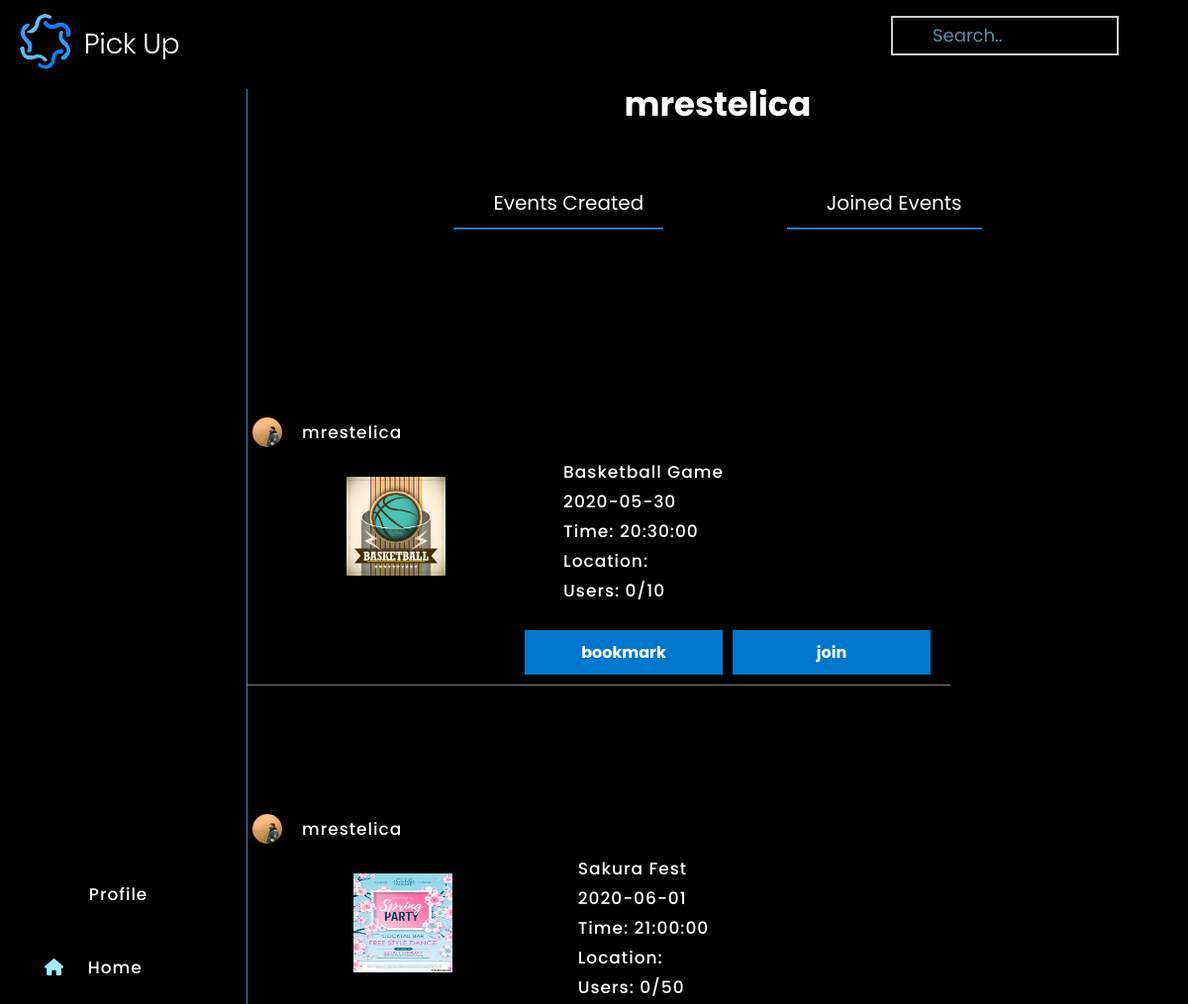
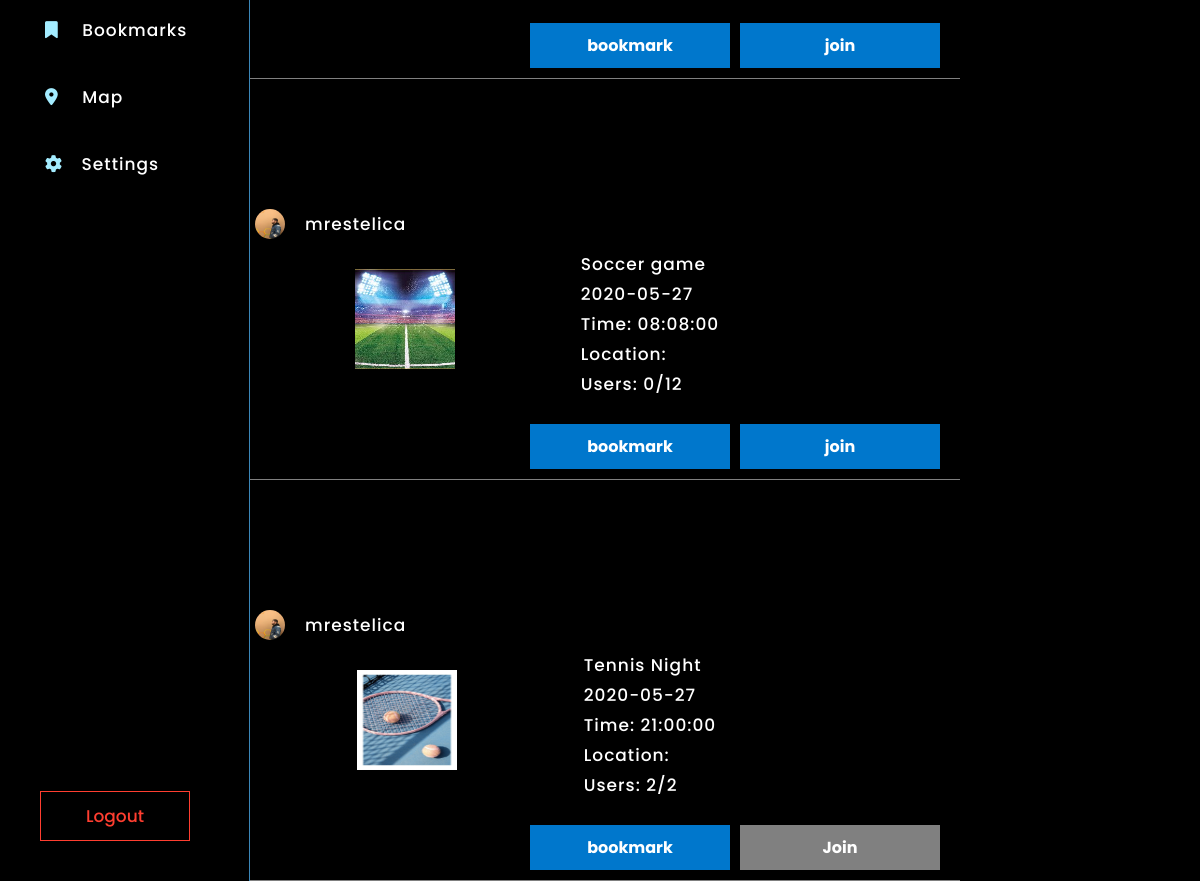
Page /profile.php?user=mrestelica on the committed database (2 pictures, top to bottom).
### tables this page shows
CREATE TABLE `events` (
  `event_id` varchar(13) NOT NULL,
  `date_of_event` date NOT NULL,
  `time_of_event` time NOT NULL,
  `subject` varchar(30) DEFAULT NULL,
  `max_users` int(11) DEFAULT NULL,
  `duration_of_event` time DEFAULT NULL,
  `date_of_posting` timestamp NOT NULL DEFAULT CURRENT_TIMESTAMP ON UPDATE CURRENT_TIMESTAMP,
  `lat` float DEFAULT NULL,
  `lng` float DEFAULT NULL,
  `description` longtext NOT NULL,
  `creator` varchar(30) NOT NULL
);

### database.php (called while the page is built, shortened)
    <?php
	function db_connect(){
    $servername = "localhost";
    $username = "learta";
    $password = "123";
	$dbname = "cwtest1";
	$conn = mysqli_connect($servername, $username,$password,$dbname);
		return $conn;
	}
?>

### query_auth.php (called while the page is built, shortened)
<?php
function get_email($username)
{
    $conn = db_connect();
    $sql = "SELECT email FROM user WHERE username='" . $username . "'";
    $result = $conn->query($sql);
    if ($result->num_rows > 0) {
        while ($row = $result->fetch_assoc()) {
            $email = $row["email"];
            return $email;
        }
    }
}
function getEventUsers($event_id){
    $conn = db_connect();
    $sql = "SELECT user_id from isin where event_id = '$event_id' ";
    $result = $conn->query($sql);
    $users = [];
    if ($result->num_rows > 0) {
        for ($x = 0; $x < $result->num_rows; $x++) {
            $row = $result->fetch_assoc();
            $user_id = $row["user_id"];
            array_push($users,$user_id);
        }
    }
    return $users;
}
function getCreatorEvents($username)
{
    $conn = db_connect();
    $sql = "SELECT * from events where events.creator = '$username';";
    $result = $conn->query($sql);
    return makeEvent($result);
}
function makeEvent($result){
    if ($result->num_rows > 0) {
        $events = array();
        for ($x = 0; $x < $result->num_rows; $x++) {
            $row = $result->fetch_assoc();
            $event_id = $row["event_id"];
            $date = $row["date_of_event"];
            $time = $row["time_of_event"];
            $title = $row["subject"];
            $lat = $row["lat"];
            $lng = $row["lng"];
            $description = $row["description"];
            $creator = $row["creator"];
            $max_users = $row["max_users"];
            $event = new Event($event_id, $date, $time, $title, $lat,$lng,$description, $creator,$max_users);
            array_push($events, $event);
        }
        return $events;
    }
}
class Event
{
    public $event_id, $date, $time, $title, $lat, $lng, $description, $creator, $max_users;
    function __construct($event_id, $date, $time, $title, $lat, $lng, $description,$creator, $max_users)
    {
        $this->event_id = $event_id;
        $this->date = $date;
        $this->time = $time;
        $this->title = $title;
        $this->creator = $creator;
        $this->max_users = $max_users;
    }
    function get_eventid()
    {
        return $this->event_id;
    }
    function get_date()
    {
        return $this->date;
    }
    function get_time()
    {
        return $this->time;
    }
    function get_title()
    {
        return $this->title;
    }
    function get_creator()
    {
        return $this->creator;
    }
    function get_max_users(){
        return $this->max_users;
    }
}
?>

### profile.php (the view, shortened to what this page needs)
<!DOCTYPE html>
<html lang="en">
<head>
     <link rel="stylesheet" href="normalize.css">
    <link rel="stylesheet" href="style.css">
    <link rel="stylesheet" href="personal-infostyle.css">
    <link rel="stylesheet" href="section-sidebar.css">
    <link rel="stylesheet" href="radio.css">
    <link href="https://cdnjs.cloudflare.com/ajax/libs/sweetalert/1.1.3/sweetalert.min.css" rel="stylesheet" />
    <link rel="stylesheet/less" type="text/css" href="idk.less" />
</head>
<body>
    <nav>
        <div class="logo">
            <a href="home" class="logolink"> <img src="images/logo.png"> </a>
        </div>
        <div class="search-bar">
            <form method="post" action="search.php" class="search">
                <input type="text" placeholder="Search.." name="searchbar" onkeydown="search(this)">
            </form>
        </div>
    </nav>
    <div class="indexcontainer">
    <div class="section-sidebar">
            <br>
            <section class="stealthy-scroll-container">
                <ul class="sidebar-nav">
                    <a href="profile.php?user=<?php echo $_SESSION['username'] ?>">
                        <li class="profile">
                            <p class="prof">Profile</p>
                        </li>
                        <br>
                    </a>
                    <a href="landing.php">
                        <li>
                            <i class="fas fa-home"></i>
                            <p>Home</p>
                        </li>
                    </a>
                    <a href="bookmark.php">
                        <li>
                            <i class="fas fa-bookmark"></i>
                            <p>Bookmarks</p>
                        </li>
                    </a>
                    <a href="Map.php">
                        <li>
                            <i class="fas fa-map-marker-alt"></i>
                            <p>Map</p>
                        </li>
                    </a>
                    <a href="settings.php">
                        <li>
                            <i class="fas fa-cog"></i>
                            <p class="settingsfafa">Settings</p>
                        </li>
                    </a>
                </ul>
                <?php
                echo "<a href = 'logout.php'><button class='sslogout'> Logout</button></a>";
                ?>
            </section>
        </div>
        <div class="index-account">
            <?php
            require_once('query_auth.php');
            if (isset($_GET['user'])) {
                $id = $_GET['user'];
                if (get_email($id) != "") {
    echo '<h1>'.$id.'</h1> <br><br>';
    echo '
<button class="btn1">Events Created</button>
<button class="btn2">Joined Events</button>
    <div class="your-events">
        <p>These are your events</p>
    </div>
    <div class="joined-events">
        <p>These are joined events</p>
    </div>
</div>
</div>';
                $creator = $_GET['user'];
                if(isset($_GET['str'])) {
                    $event = get_UserEvents($_GET['user']);
                }else{
                    $event=getCreatorEvents($creator);
                }
                if($event == null){
                    echo '<br><p> No events :(  </p>';
                }else{
                    for ($x = 0; $x < count($event); $x++) {
                        $id = $event[$x]->get_eventid();
                        $max_users = $event[$x]->get_max_users();
                        $dscp = $event[$x]->get_description();
                        $creator = $event[$x]->get_creator();
                        $pic = 'uploads/' . $id . '.jpg';
                        $text = "";
                        $users = getEventUsers($id);
                        $numUsers = count($users);
                        $numUserText = "Users: ".$numUsers;
                        if($max_users > 0){
                            $numUserText = $numUserText . "/" . $max_users;
                        }
                        echo
                        '<div class="eventtest ' . $x . '" id="'.$event[$x]->get_title().'">
                                <section class="postsection" style ="width:60%"id="ps-'.$id.'">
                                    <div class="item1">
                                        <a href="profile.php?user='.$creator.'"><span><img class="circular--square nonevent" src="images/'.$creator.'.jpg" style="
                                        width: 70px;
                                        height:70px;
                                        overflow: hidden;
                                        border-radius: 50%; margin-left:5px; margin-right: 10px; float:left; position:relative"><p>'.$creator.'</p></span></a>
                                    '.$text.'</div>
                                    <div class="item2">' .choosePic($pic, $id).'</div>
                                    <div class="item3" style="color:#0077CC;"> <p>'
                                     . $event[$x]->get_title() .'<br></p>' .'<p>' . $date = $event[$x]->get_date() . '</p>
                                    <br><p>Time: ' . $event[$x]->get_time() . '</p>
                                    <br><p>
                                    Location: <span class="events"></span>
                                   </p><br><p>'.$numUserText. '</p> <br>' . '<script>document.write(hashtag("' . $dscp . '"))</script></div>'  . '
                                    ';
                                    echo $numUsers!=$max_users || $max_users == 0 || in_array($_SESSION['username'],$users)? '<div class="item4"><button type="submit" class="button1 nonevent" id="j-' . $id . '" name="join" value="join ' . $id . '" onclick="changeButton(this)">join</button>'
                                    : '<div class="item4"> <button type ="submit" class="button2 nonevent" style="background-color:grey"> Join </button>';
                                    echo '<button type="submit" class="button1 nonevent" id="b-' . $id . '" name="bookmark" value="bookmark ' . $id . '" onclick="changeButton(this)">bookmark</button></div>
                                </section>
                            </div>';
                }
                }
            } else {
                echo "<h1>No such profile</h1>";
            }
        } else {
            echo "<h1>Nothing to show here</h1>";
        }
        function choosePic($pic, $id)
                {
                    if (file_exists($pic)) {
                        return '<img src="uploads/' . $id . '.jpg" style= "width: 100px; height:100px; display:block; margin-left:auto; margin-right:auto; margin-top:20px;">';
                    } else
                        return '<img src="images/eventpic.jpg" style= "width: 100px; height:100px; display:block; margin-left:auto; margin-right:auto; margin-top:20px;"
                         >';
                }
?>
                eventArray = <?php require_once('query_auth.php');
                                echo json_encode($php_array); ?>;
    hasJoined = <?php require_once('query_auth.php');
    echo json_encode($joinedArray);?> ;
    hasBookmarked = <?php require_once('query_auth.php');
    echo json_encode($bookmarkArray);?>;
</body>
</html>

### style.css (style rules this page uses)
* { margin: 0px; padding: 0px; box-sizing: border-box; }
body { background-color: black !important; background-size: cover; background-attachment: fixed; font-family: 'Poppins' !important; }
form { transition: all 4s ease-in-out; margin: 5%; height: auto; width: auto; }
nav { position: fixed; width: 100%; display: flex; justify-content: space-between; height: 90px; font-family: 'Poppins'; background-color: black; z-index: 1; }
.indexcontainer { margin-top: auto; width: 100% auto; overflow: hidden; font-family: 'Poppins'; text-decoration: none; color: inherit; border: none; }
.logo { margin-left: 20px; margin-top: 10px; color: rgb(59, 134, 184); }
.logo img { height: 60px; }
.logolink { height: 10px; text-decoration: none; color: inherit; }
.button1, .button2 { display: inline-block; border-style: none; background-color: rgb(52, 137, 207); color: white; width: 200px; cursor: pointer; font-size: 17px; }
.item1 { grid-column: 1 / span 2; grid-row: 1; }
.item4 { grid-column: 1 / span 2; grid-row: 3; justify-content: center; text-align: center; }
.item2 { grid-column: 1; grid-row: 2; }
.item3 { grid-column: 2; grid-row: 2; margin-right: 20px; }
.postsection { display: grid; text-align: left; grid-gap: 10px; width: 100%; height: auto; margin: auto; margin-top: 10%; background-color: rgba(0, 0, 0, 0.3); color: white; padding: 10px; border-bottom: 1px solid gray; transition: all 3s; }
.postsection div [type=submit] { float: right; margin: 15px 10px auto auto; border: none; background-color: #0077CC; color: #fff; font-weight: bold; padding: 10px 15px; font-size: 16px; }
.circular--square { width: 30px; }
html { --color: #1b71f3; --bgColor: #1b71f3; --size: 20px; --border: calc(var(--size) * 0.125); --borderRadius: calc(var(--size) * 0.5); --labelSize: calc(var(--size) * 0.75); --margin: calc(var(--size) * 0.25); --marginLeft: calc(var(--size) + calc(var(--size) * 0.5)); }
.search-bar { position: absolute; right: 0px; margin-top: 3%; transform: translate(-50%, -50%); transition: all 1s; width: 200px; height: 40px; box-sizing: border-box; padding: 4px; text-align: center; }
.search-bar input { position: absolute; top: 0; left: 0; width: 100%; outline: 0; border: 0; display: block; font-size: 20px; padding: 0 10%; background-color: black; color: white; font-family: "Poppins"; }
.search-bar input::placeholder { color: skyblue; font-size: 18px; color: skyblue; opacity: .7; display: block; }
a:link, a:visited { color: white; text-decoration: none; }

### personal-infostyle.css (style rules this page uses)
body { background-color: black !important; }
.index-account { margin-top: 90px; margin-left: 250px; ; background-color: black; color: white; font-family: 'Poppins'; text-align: center; }
h1 { text-align: center; }
.btn1, .btn2 { background-color: black; color: white; font-size: 20px; cursor: pointer; border-style: none; border-bottom-style:double; border-color: rgb(43, 117, 186); padding: 20px; padding-bottom: 10px; padding-left: 40px; margin: 60px; margin-top: -10px; }
p { color: white; font-size: 25px; font-weight: bolder; }

### radio.css (style rules this page uses)
:root { --white: #ffffff; --light: #f0eff3; --black: #000000; --dark-blue: #1f2029; --dark-light: #353746; --red: #da2c4d; --yellow: #f8ab37; --grey: #ecedf3; }
body { width: 100%; background: var(--dark-blue); overflow-x: hidden; font-family: 'Poppins', sans-serif; font-size: 17px; line-height: 30px; -webkit-transition: all 300ms linear; transition: all 300ms linear; }
p { font-family: 'Poppins', sans-serif; font-size: 17px; line-height: 30px; color: var(--white); letter-spacing: 1px; font-weight: 500; -webkit-transition: all 300ms linear; transition: all 300ms linear; }

### rows in the picture
events: creator (picture), creator "mrestelica", event_id (picture), subject "Basketball Game", date_of_event "2020-05-30", time_of_event "20:30:00", max_users "Users: 0/10"
events: creator (picture), creator "mrestelica", event_id (picture), subject "Sakura Fest", date_of_event "2020-06-01", time_of_event "21:00:00", max_users "Users: 0/50"
events: creator (picture), creator "mrestelica", event_id (picture), subject "Soccer game", date_of_event "2020-05-27", time_of_event "08:08:00", max_users "Users: 0/12"
events: creator (picture), creator "mrestelica", event_id (picture), subject "Tennis Night", date_of_event "2020-05-27", time_of_event "21:00:00", max_users "Users: 2/2", shows "Join"

### other values in the picture
$id "mrestelica"
